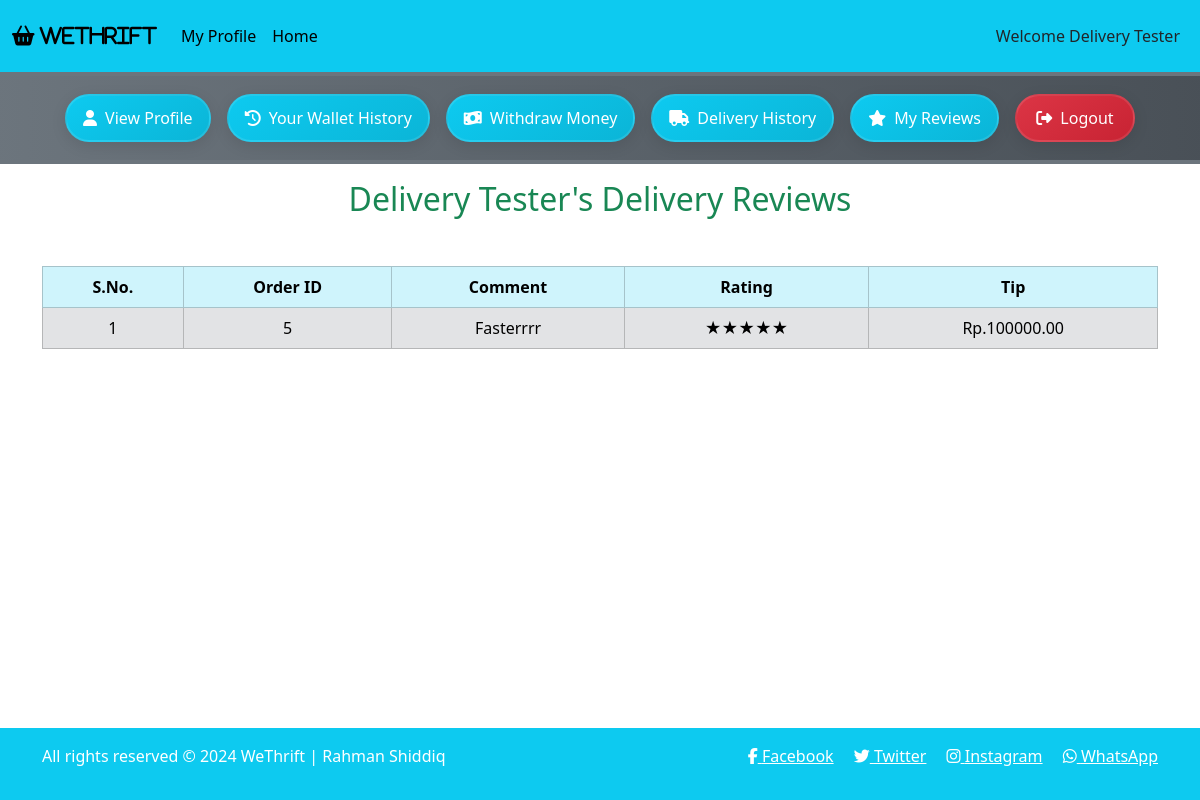
/agent_mode/profile_page.php?agent_id=14&view_reviews, run on the app's committed database.
### tables this page shows
CREATE TABLE `deliveryagent` (
  `agentID` int(11) NOT NULL,
  `first_name` varchar(50) NOT NULL,
  `last_name` varchar(50) DEFAULT NULL,
  `availabilityStatus` varchar(20) NOT NULL DEFAULT 'Offline',
  `phone_no` bigint(20) NOT NULL,
  `email` varchar(100) NOT NULL,
  `password` varchar(50) NOT NULL,
  `dob` date NOT NULL,
  `age` int(11) DEFAULT 0
);

CREATE TABLE `deliveryreview` (
  `deliveryReviewID` int(11) NOT NULL,
  `orderID` int(11) NOT NULL,
  `agentID` int(11) NOT NULL,
  `comment` text DEFAULT NULL,
  `rating` int(11) DEFAULT 5 CHECK (`rating` >= 1 and `rating` <= 5),
  `tip` decimal(10,2) DEFAULT 0.00
);

### agent_mode/profile_page.php (the view, shortened to what this page needs)
<?php
include('../includes/connect.php');
if(isset($_GET['agent_id'])) {
    $agent_id = $_GET['agent_id'];
    $get_data = "SELECT * FROM deliveryAgent WHERE agentID = $agent_id;";
    $result_get = mysqli_query($con, $get_data);
    $row_data = mysqli_fetch_assoc($result_get);
    $agent_id = $row_data["agentID"];
    $agent_fname = $row_data['first_name'];
    $agent_lname = $row_data['last_name'];
    $agent_status = $row_data['availabilityStatus'];
    if($agent_lname === null) {
        $agent_name = $agent_fname;
    } else {
        $agent_name = $agent_fname . ' ' . $agent_lname;
    }
    if($agent_status == "Offline") {
        $nextPage = "offlineHome";
    } else {
        $nextPage = "home";
    }
}
?>
<!DOCTYPE html>
<html lang="en">
<head>
    <link href="https://cdn.jsdelivr.net/npm/bootstrap@5.3.3/dist/css/bootstrap.min.css" rel="stylesheet">
    <link rel="stylesheet" href="https://cdnjs.cloudflare.com/ajax/libs/font-awesome/6.5.1/css/all.min.css">
    <link rel="stylesheet" href="../style.css">
</head>
<body>
    <div class="container-fluid p-0">
        <nav class="navbar navbar-expand-lg bg-info">
            <div class="container-fluid">
                <a class="navbar-brand" href="#">
                    <i class="fa fa-shopping-basket" aria-hidden="true"> WeThrift</i>
                </a>
                <div class="collapse navbar-collapse" id="navbarSupportedContent">
                    <ul class="navbar-nav me-auto mb-2 mb-lg-0">
                        <li class="nav-item">
                            <a class="nav-link active" aria-current="page"
                               href='profile_page.php?agent_id=<?php echo $agent_id; ?>'>My Profile</a>
                        </li>
                        <li class="nav-item">
                            <a class="nav-link active" aria-current="page"
                               href="index.php?agent_id=<?php echo $agent_id . '&' . $nextPage; ?>">Home</a>
                        </li>
                    </ul>
                </div>
                <nav class="navbar navbar-expand-lg">
                    <ul class="navbar-nav">
                        <li class="nav-item">
                            <a href="" class="nav-link text-dark">Welcome <?php echo $agent_name; ?></a>
                        </li>
                    </ul>
                </nav>
            </div>
        </nav>
        <div class="row">
            <div class="col-md-12 bg-secondary p-1">
                <div class="button text-center">
                    <button>
                        <a href="profile_page.php?agent_id=<?php echo $agent_id; ?>&view_profile"
                           class="nav-link text-dark">View Profile</a>
                    </button>
                    <button>
                        <a href="profile_page.php?agent_id=<?php echo $agent_id; ?>&wallet_history"
                           class="nav-link text-dark">Your Wallet History</a>
                    </button>
                    <button>
                        <a href="profile_page.php?agent_id=<?php echo $agent_id; ?>&top_up"
                           class="nav-link text-dark">Withdraw Money</a>
                    </button>
                    <button>
                        <a href="profile_page.php?agent_id=<?php echo $agent_id; ?>&history"
                           class="nav-link text-dark">Delivery History</a>
                    </button>
                    <button>
                        <a href="profile_page.php?agent_id=<?php echo $agent_id; ?>&view_reviews"
                           class="nav-link text-dark">My Reviews</a>
                    </button>
                    <button>
                        <a href="../start.php" class="nav-link text-dark">Logout</a>
                    </button>
                </div>
            </div>
        </div>
        <div class="container my-3">
            <?php
            if(isset($_GET['view_reviews'])) { include('agent_reviews.php'); }
            ?>
        </div>
        <?php include("../includes/footer.php"); ?>
    </div>
</body>
</html>

### agent_mode/agent_reviews.php (shortened to what this page needs)
<?php
$fetch_dreview = "SELECT * FROM DeliveryReview WHERE agentID = $agent_id;";
$result_fetch = mysqli_query($con, $fetch_dreview);
$num_of_rows = mysqli_num_rows($result_fetch);
if ($num_of_rows == 0) {
    echo "<h2 class='text-center text-danger'> No Delivery Reviews have been submitted by the customers! </h2>";
} else {
    ?>
        <h2 class="text-center text-success"><?php echo "$agent_name's Delivery Reviews"; ?></h2>
    <table class="table table-bordered mt-5">
        <thead class="table-info text-center text-white">
            <tr>
                <th>S.No.</th>
                <th>Order ID</th>
                <th>Comment</th>
                <th>Rating</th>
                <th>Tip</th>
            </tr>
        </thead>
        <tbody class="table-secondary text-white">
            <?php
            $fetch_dreview = "SELECT * FROM DeliveryReview WHERE agentID = $agent_id ORDER BY orderID DESC;";
            $result_fetch = mysqli_query($con, $fetch_dreview);
            $count = 1;
            while ($fetch_row = mysqli_fetch_assoc($result_fetch)) {
                $order_id = $fetch_row["orderID"];
                $comment = $fetch_row['comment'];
                $rating = $fetch_row['rating'];
                $tip = $fetch_row['tip'];
                ?>
                <tr class='text-center align-middle'>
                    <td>
                        <?php echo $count++; ?>
                    </td>
                    <td>
                        <?php echo $order_id; ?>
                    </td>
                    <td>
                        <?php echo $comment; ?>
                    </td>
                    <td>
                        <?php
                        $stars = '';
                        $filledStars = intval($rating);
                        for ($i = 0; $i < $filledStars; $i++) {
                            $stars .= '★';
                        }
                        echo $stars;
                        ?>
                    </td>
                    <td>
                        <?php echo "Rp.$tip"; ?>
                    </td>
                </tr>
                <?php
            }
            ?>
        </tbody>
    </table>
    <?php
}
?>

### style.css (style rules this page uses)
* { margin: 0; padding: 0; box-sizing: border-box; }

### agent_mode/profile_page.php (style rules this page uses)
body { overflow-x: hidden; }
.button { display: flex; justify-content: center; flex-wrap: wrap; padding: 10px; background: linear-gradient(to right, #6c757d, #495057); border-radius: 8px; }
.button button { border: none; background: none; padding: 0; margin: 8px; transition: transform 0.3s ease; }
.button .nav-link { white-space: normal; min-width: 120px; min-height: 48px; text-align: center; display: flex; align-items: center; justify-content: center; padding: 8px 16px; margin: 0; background: linear-gradient(145deg, #0dcaf0, #0bb5d7); color: white !important; border-radius: 25px; box-shadow: 0 4px 15px rgba(0,0,0,0.1); border: 2px solid rgba(255,255,255,0.1); font-weight: 500; transition: all 0.3s ease; }
.button button:last-child .nav-link { background: linear-gradient(145deg, #dc3545, #c82333); }
.button .nav-link::before { font-family: "Font Awesome 5 Free"; font-weight: 900; margin-right: 8px; }
.button button:nth-child(1) .nav-link::before { content: "\f007"; }
.button button:nth-child(2) .nav-link::before { content: "\f1da"; }
.button button:nth-child(3) .nav-link::before { content: "\f53a"; }
.button button:nth-child(4) .nav-link::before { content: "\f0d1"; }
.button button:nth-child(5) .nav-link::before { content: "\f005"; }
.button button:last-child .nav-link::before { content: "\f2f5"; }

### includes/footer.php (style rules this page uses)
body { margin: 0; padding: 0; min-height: 100vh; position: relative; }

### data on the page
deliveryagent: agent_name "Delivery Tester"
deliveryreview: orderID "5", comment "Fasterrrr", stars "★★★★★", tip "100000.00"
